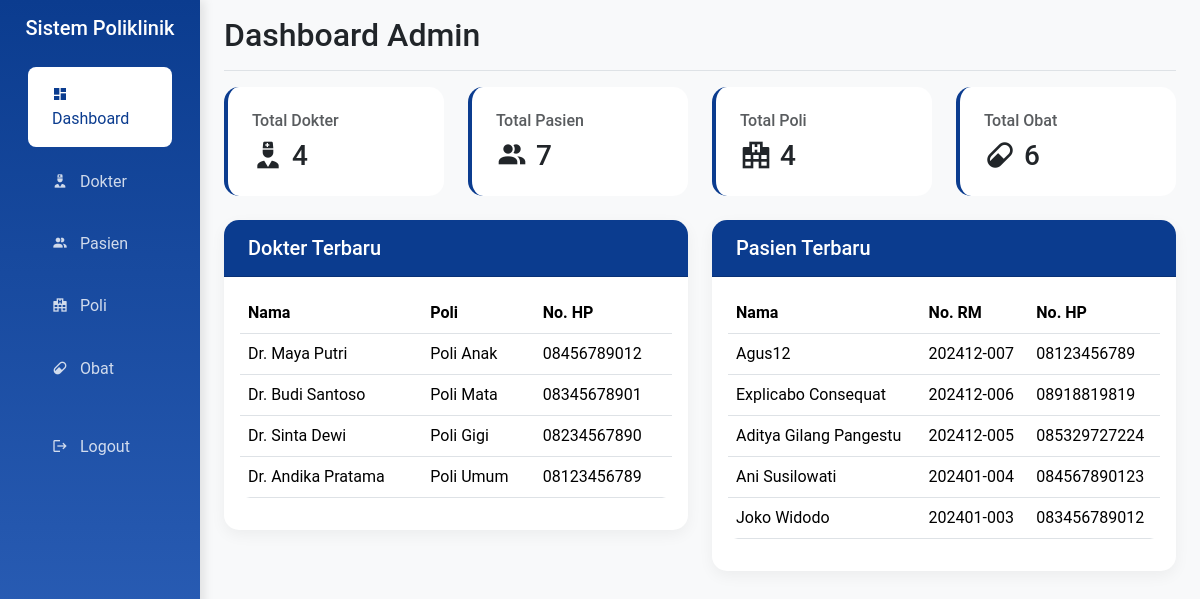
The app's page /hospital/admin/dashboard.php (signed in) with its own data.
### tables this page shows
CREATE TABLE IF NOT EXISTS `dokter` (
  `id` int NOT NULL AUTO_INCREMENT,
  `nama` varchar(150) NOT NULL,
  `alamat` varchar(255) DEFAULT NULL,
  `no_hp` varchar(13) NOT NULL,
  `id_poli` int NOT NULL,
  `password` varchar(100) NOT NULL,
  `deleted_at` timestamp NULL DEFAULT NULL,
  PRIMARY KEY (`id`) USING BTREE,
  KEY `id_poli` (`id_poli`) USING BTREE,
  CONSTRAINT `dokter_ibfk_1` FOREIGN KEY (`id_poli`) REFERENCES `poli` (`id`) ON DELETE RESTRICT ON UPDATE RESTRICT
);

CREATE TABLE IF NOT EXISTS `poli` (
  `id` int NOT NULL AUTO_INCREMENT,
  `nama_poli` varchar(25) NOT NULL,
  `keterangan` text,
  `deleted_at` timestamp NULL DEFAULT NULL,
  PRIMARY KEY (`id`) USING BTREE
);

CREATE TABLE IF NOT EXISTS `pasien` (
  `id` int NOT NULL AUTO_INCREMENT,
  `nama` varchar(150) NOT NULL,
  `alamat` varchar(255) NOT NULL,
  `no_ktp` varchar(20) NOT NULL,
  `no_hp` varchar(20) NOT NULL,
  `no_rm` char(10) DEFAULT NULL,
  `deleted_at` timestamp NULL DEFAULT NULL,
  PRIMARY KEY (`id`) USING BTREE
);

### hospital/admin/dashboard.php (the view, shortened to what this page needs)
<?php
include '../config/koneksi.php';
$sql_dokter = "SELECT COUNT(*) as total FROM dokter";
$total_dokter = $conn->query($sql_dokter)->fetch_assoc()['total'];
$sql_pasien = "SELECT COUNT(*) as total FROM pasien";
$total_pasien = $conn->query($sql_pasien)->fetch_assoc()['total'];
$sql_poli = "SELECT COUNT(*) as total FROM poli";
$total_poli = $conn->query($sql_poli)->fetch_assoc()['total'];
$sql_obat = "SELECT COUNT(*) as total FROM obat";
$total_obat = $conn->query($sql_obat)->fetch_assoc()['total'];
include 'include/header.php';
?>
<main class="col-md-9 ms-sm-auto col-lg-10 px-md-4">
    <div class="d-flex justify-content-between flex-wrap flex-md-nowrap align-items-center pt-3 pb-2 mb-3 border-bottom">
        <h1 class="h2">Dashboard Admin</h1>
    </div>
    <div class="row mb-4">
        <div class="col-md-3">
            <div class="stat-card">
                <h6 class="text-muted">Total Dokter</h6>
                <div class="d-flex align-items-center">
                    <i class="mdi mdi-doctor me-2" style="font-size: 2rem; color: var(--primary);"></i>
                    <h3 class="mb-0"><?= $total_dokter ?></h3>
                </div>
            </div>
        </div>
        <div class="col-md-3">
            <div class="stat-card">
                <h6 class="text-muted">Total Pasien</h6>
                <div class="d-flex align-items-center">
                    <i class="mdi mdi-account-multiple me-2" style="font-size: 2rem; color: var(--primary);"></i>
                    <h3 class="mb-0"><?= $total_pasien ?></h3>
                </div>
            </div>
        </div>
        <div class="col-md-3">
            <div class="stat-card">
                <h6 class="text-muted">Total Poli</h6>
                <div class="d-flex align-items-center">
                    <i class="mdi mdi-hospital-building me-2" style="font-size: 2rem; color: var(--primary);"></i>
                    <h3 class="mb-0"><?= $total_poli ?></h3>
                </div>
            </div>
        </div>
        <div class="col-md-3">
            <div class="stat-card">
                <h6 class="text-muted">Total Obat</h6>
                <div class="d-flex align-items-center">
                    <i class="mdi mdi-pill me-2" style="font-size: 2rem; color: var(--primary);"></i>
                    <h3 class="mb-0"><?= $total_obat ?></h3>
                </div>
            </div>
        </div>
    </div>
    <div class="row">
        <div class="col-md-6">
            <div class="card">
                <div class="card-header">
                    <h5 class="card-title mb-0">Dokter Terbaru</h5>
                </div>
                <div class="card-body">
                    <div class="table-responsive">
                        <table class="table">
                            <thead>
                                <tr>
                                    <th>Nama</th>
                                    <th>Poli</th>
                                    <th>No. HP</th>
                                </tr>
                            </thead>
                            <tbody>
                                <?php
                                $sql = "SELECT d.*, p.nama_poli
                                       FROM dokter d
                                       JOIN poli p ON d.id_poli = p.id
                                       ORDER BY d.id DESC LIMIT 5";
                                $result = $conn->query($sql);
                                while ($row = $result->fetch_assoc()):
                                ?>
                                    <tr>
                                        <td><?= htmlspecialchars($row['nama']) ?></td>
                                        <td><?= htmlspecialchars($row['nama_poli']) ?></td>
                                        <td><?= htmlspecialchars($row['no_hp']) ?></td>
                                    </tr>
                                <?php endwhile; ?>
                            </tbody>
                        </table>
                    </div>
                </div>
            </div>
        </div>
        <div class="col-md-6">
            <div class="card">
                <div class="card-header">
                    <h5 class="card-title mb-0">Pasien Terbaru</h5>
                </div>
                <div class="card-body">
                    <div class="table-responsive">
                        <table class="table">
                            <thead>
                                <tr>
                                    <th>Nama</th>
                                    <th>No. RM</th>
                                    <th>No. HP</th>
                                </tr>
                            </thead>
                            <tbody>
                                <?php
                                $sql = "SELECT * FROM pasien ORDER BY id DESC LIMIT 5";
                                $result = $conn->query($sql);
                                while ($row = $result->fetch_assoc()):
                                ?>
                                    <tr>
                                        <td><?= htmlspecialchars($row['nama']) ?></td>
                                        <td><?= htmlspecialchars($row['no_rm']) ?></td>
                                        <td><?= htmlspecialchars($row['no_hp']) ?></td>
                                    </tr>
                                <?php endwhile; ?>
                            </tbody>
                        </table>
                    </div>
                </div>
            </div>
        </div>
    </div>
</main>
<?php include 'include/footer.php'; ?>

### hospital/admin/include/header.php (shortened to what this page needs)
<!DOCTYPE html>
<html lang="en">
<head>
    <link href="https://cdn.jsdelivr.net/npm/bootstrap@5.3.3/dist/css/bootstrap.min.css" rel="stylesheet">
    <link href="https://cdn.jsdelivr.net/npm/@mdi/font@7.2.96/css/materialdesignicons.min.css" rel="stylesheet">
</head>
<body>
    <div class="container-fluid">
        <div class="row">
            <nav class="col-md-3 col-lg-2 d-md-block sidebar collapse">
                <div class="position-sticky pt-3">
                    <div class="text-center mb-4">
                        <h5 class="text-white">Sistem Poliklinik</h5>
                    </div>
                    <ul class="nav flex-column">
                        <li class="nav-item">
                            <a class="nav-link <?= basename($_SERVER['PHP_SELF']) == 'dashboard.php' ? 'active' : '' ?>"
                                href="dashboard.php">
                                <i class="mdi mdi-view-dashboard me-2"></i> Dashboard
                            </a>
                        </li>
                        <li class="nav-item">
                            <a class="nav-link <?= basename($_SERVER['PHP_SELF']) == 'dokter.php' ? 'active' : '' ?>"
                                href="dokter.php">
                                <i class="mdi mdi-doctor me-2"></i> Dokter
                            </a>
                        </li>
                        <li class="nav-item">
                            <a class="nav-link <?= basename($_SERVER['PHP_SELF']) == 'pasien.php' ? 'active' : '' ?>"
                                href="pasien.php">
                                <i class="mdi mdi-account-multiple me-2"></i> Pasien
                            </a>
                        </li>
                        <li class="nav-item">
                            <a class="nav-link <?= basename($_SERVER['PHP_SELF']) == 'poli.php' ? 'active' : '' ?>"
                                href="poli.php">
                                <i class="mdi mdi-hospital-building me-2"></i> Poli
                            </a>
                        </li>
                        <li class="nav-item">
                            <a class="nav-link <?= basename($_SERVER['PHP_SELF']) == 'obat.php' ? 'active' : '' ?>"
                                href="obat.php">
                                <i class="mdi mdi-pill me-2"></i> Obat
                            </a>
                        </li>
                        <li class="nav-item mt-3">
                            <a class="nav-link" href="../logout.php">
                                <i class="mdi mdi-logout me-2"></i> Logout
                            </a>
                        </li>
                    </ul>
                </div>
            </nav>

### hospital/admin/include/footer.php (shortened to what this page needs)
</div>
</div>
</body>
</html>

### hospital/admin/include/header.php (style rules this page uses)
:root { --dark-primary: #0B3C8F; --dark-secondary: #3165BEFF; --dark-light: #5985D0FF; --gray-dark: #adb5bd; }
body { font-family: 'Roboto', sans-serif; background-color: #f8f9fa; }
.sidebar { background: linear-gradient(180deg, var(--dark-primary) 0%, var(--dark-secondary) 100%); min-height: 100vh; box-shadow: 4px 0 10px rgba(0, 0, 0, 0.1); }
.sidebar .nav-link { color: rgba(255, 255, 255, 0.8); padding: 1rem 1.5rem; border-radius: 8px; margin: 0.2rem 1rem; transition: all 0.3s ease; }
.sidebar .nav-link.active { background-color: #ffffff; color: var(--dark-primary); }
.card { border: none; border-radius: 15px; box-shadow: 0 5px 15px rgba(0, 0, 0, 0.05); transition: transform 0.3s ease; }
.card-header { background-color: var(--dark-primary); color: white; border-radius: 15px 15px 0 0 !important; padding: 1rem 1.5rem; }
.stat-card { background: white; padding: 1.5rem; border-radius: 15px; border-left: 4px solid var(--dark-primary); transition: transform 0.3s ease; }
.table { border-radius: 10px; overflow: hidden; }
.mdi { line-height: 1; }

### records on screen
dokter: nama "Dr. Maya Putri", id_poli.nama_poli "Poli Anak", no_hp "08456789012"
dokter: nama "Dr. Budi Santoso", id_poli.nama_poli "Poli Mata", no_hp "08345678901"
dokter: nama "Dr. Sinta Dewi", id_poli.nama_poli "Poli Gigi", no_hp "08234567890"
dokter: nama "Dr. Andika Pratama", id_poli.nama_poli "Poli Umum", no_hp "08123456789"
pasien: nama "Agus12", no_rm "202412-007", no_hp "08123456789"
pasien: nama "Explicabo Consequat", no_rm "202412-006", no_hp "08918819819"
pasien: nama "Aditya Gilang Pangestu", no_rm "202412-005", no_hp "085329727224"
pasien: nama "Ani Susilowati", no_rm "202401-004", no_hp "084567890123"
pasien: nama "Joko Widodo", no_rm "202401-003", no_hp "083456789012"

### other values on screen
$total_dokter "4"
$total_pasien "7"
$total_poli "4"
$total_obat "6"
